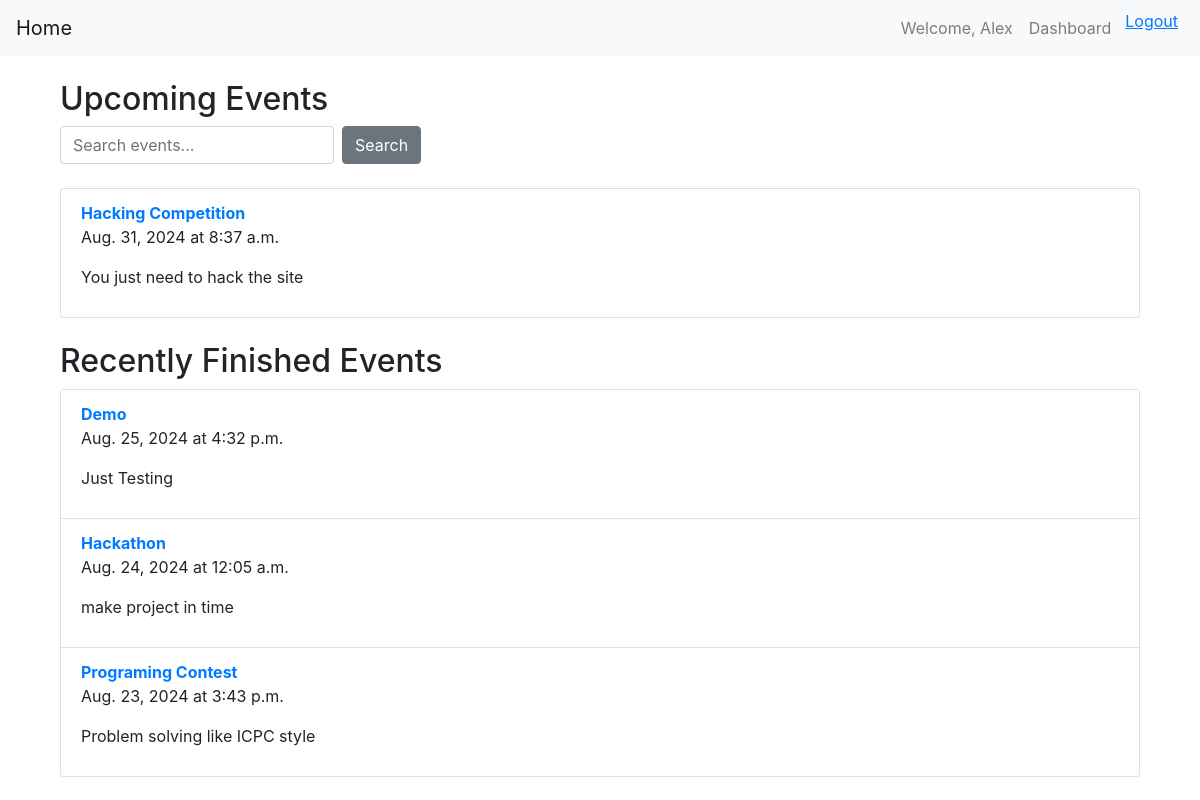
Screenshot of / (signed in) with the database file from the repository.
### Events/models.py (models this page shows, shortened)
class Event(models.Model):
    title = models.CharField(max_length=200)
    description = models.TextField()
    date = models.DateField()
    time = models.TimeField()
    location = models.CharField(max_length=200)
    slots = models.IntegerField()

### Events/views.py (the view)
# urls.py: path('', event_list, name='event_list'),
def event_list(request):
    now = timezone.now()
    upcoming_events = Event.objects.filter(date__gt=now.date()) | Event.objects.filter(date=now.date(), time__gte=now.time())
    finished_events = Event.objects.filter(date__lt=now.date()) | Event.objects.filter(date=now.date(), time__lt=now.time())
    query = request.GET.get('q')
    if query:
        upcoming_events = upcoming_events.filter(title__icontains=query)
        finished_events = finished_events.filter(title__icontains=query)
    return render(request, 'events/event_list.html', {
        'upcoming_events': upcoming_events.order_by('date', 'time'),
        'finished_events': finished_events.order_by('-date', '-time')
        })

### Templates/events/event_list.html
{% extends 'base.html' %}
{% block content %}
<div class="container mt-4">
<h2>Upcoming Events</h2>
<form method="GET" action="" class="form-inline mb-4">
    <input type="text" name="q" class="form-control mr-2" placeholder="Search events..."
    value="{{ request.GET.q }}">
    <button type="submit" class="btn btn-secondary">Search</button>
</form>
<ul class="list-group mb-4">
    {% for event in upcoming_events %}
        <li class="list-group-item">
            <a href="{% url 'event_detail' event.pk %} " class="font-weight-bold">
                {{ event.title }} </a>
                <p>{{ event.date }} at {{ event.time }}</p>
                <p>{{ event.description|truncatewords:20 }}</p>
        </li>
        {% empty %}
            <li class="list-group-item">No upcoming events found.</li>
            </li>
    {% endfor %}
</ul>
<h2>Recently Finished Events</h2>
    <ul class="list-group">
        {% for event in finished_events %}
            <li class="list-group-item">
                <a href="{% url 'event_detail' event.pk %}" class="font-weight-bold">
                    {{ event.title }}
                </a>
                <p>{{ event.date }} at {{ event.time }}</p>
                <p>{{ event.description|truncatewords:20 }}</p>
            </li>
        {% empty %}
            <li class="list-group-item">No recently finished events found.</li>
        {% endfor %}
    </ul>
</div>
{% endblock %}

### Templates/base.html (shortened to what this page needs)
<!DOCTYPE html>
<html lang="en">
<head>
    <link rel="stylesheet" href="https://stackpath.bootstrapcdn.com/bootstrap/4.5.2/css/bootstrap.min.css">
</head>
<body>
    <nav class="navbar navbar-expand-lg navbar-light bg-light">
        <a class="navbar-brand" href="{% url 'event_list' %}">Home</a>
        <div class="collapse navbar-collapse" id="navbarNav">
        <ul class="navbar-nav ml-auto">
            {% if user.is_authenticated %}
            <li class="nav-item">
                <span class="nav-link">Welcome, {{ user.username }}</span>
            </li>
            <li class="nav-item">
                <a class="nav-link" href="{% url 'user_dashboard' %}">Dashboard</a>
            </li>
            <li class="nav-item">
                <form id="logout-form" method="POST" action="{% url 'logout' %}">
                    <button type="submit" style="background:none;border:none;color:#007bff;text-decoration:underline;cursor:pointer;">
                        Logout
                    </button>
                </form>
            </li>
        {% else %}
            <li class="nav-item"><a href="{% url 'login' %}">Login</a></li>
            <li class="nav-item"><a href="{% url 'register' %}">Register</a></li>
        {% endif %}
        </ul>
    </div>
    </nav>
    <div class="container">
    {% block content %}
    {% endblock %}
    </div>
</body>
</html>

### rows the page displays
Event: title "Hacking Competition", date "Aug. 31, 2024", time "8:37 a.m.", description "You just need to hack the site"
Event: title "Demo", date "Aug. 25, 2024", time "4:32 p.m.", description "Just Testing"
Event: title "Hackathon", date "Aug. 24, 2024", time "12:05 a.m.", description "make project in time"
Event: title "Programing Contest", date "Aug. 23, 2024", time "3:43 p.m.", description "Problem solving like ICPC style"

### other values shown
{{ user.username }} "Alex"
